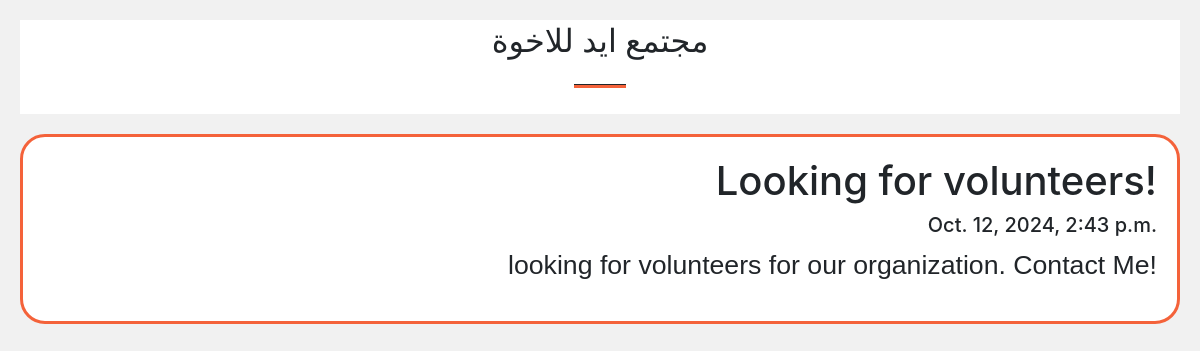
Screenshot of /post/21 with the database file from the repository.
### members/models.py (models this page shows)
class Post(models.Model):
    title = models.CharField(max_length=100)
    body = models.CharField(max_length=1000000)
    created_at = models.DateTimeField(default=datetime.now, blank=True)

### members/views.py (the view)
# urls.py: path('post/<str:pk>', views.post, name='post'),
def post(request, pk):
    posts=Post.objects.get(id=pk)
    return render(request, 'posts.html', {'posts':posts} )

### templates/posts.html (shortened to what this page needs)
<!DOCTYPE html>
{% load static %}
<html>
<head>
<link href="{% static 'css/styles.css' %}" rel="stylesheet">
</head>
<body>
<div class="header">
  <h2>مجتمع ايد للاخوة</h2>
  <hr class="divider" />
</div>
<div class="row">
  <div class="leftcolumn">
    <div class="card">
        <h1>{{posts.title}}</h1>
        <h5>{{posts.created_at}}</h5>
        <p>{{posts.body}}</p>
    </div>
  </div>
</div>
</body>
</html>

### templates/posts.html (style rules this page uses)
* { box-sizing: border-box; }
body { font-family: Arial; padding: 20px; background: #f1f1f1; }
p { font-size: 20pt; }
.header { padding: 2px; font-size: 40px; text-align: center; background: white; }
.leftcolumn { float: left; width: 100%; }
.card { background-color: white; padding: 20px; margin-top: 20px; text-align: right; border-color:#f4623a; border-radius: 25px; border-width:medium; }
.row:after { content: ""; display: table; clear: both; }

### rows the page displays
Post: title "Looking for volunteers!", created_at "Oct. 12, 2024, 2:43 p.m.", body "looking for volunteers for our organization. Contact Me!"
